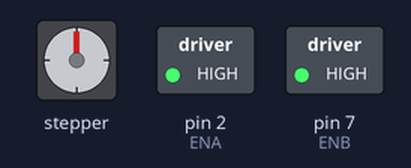
A sketch run on a simulated Arduino Uno, built with avr-gcc and run on an emulated ATmega328P. Shown: stepper motor, switched loads named in the sketch (green lamp = pin HIGH). Wiring (inferred from the names in the program): stepper motor (2048 steps per turn assumed): coils pin 3, pin 6, pin 4, pin 5. Pins used as bus, display or sensor lines are not drawn.

Above: at 0.1 s.
At 1.8 s:
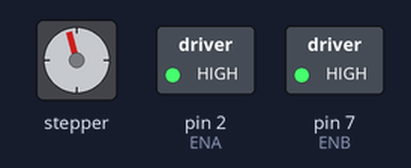
At 3.6 s:
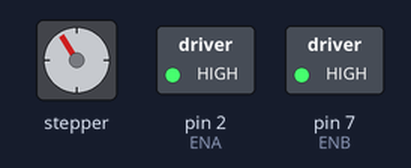
At 4.2 s:
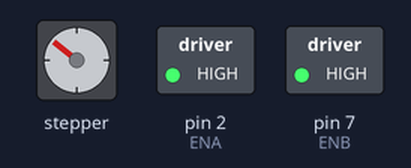
At 8.1 s:
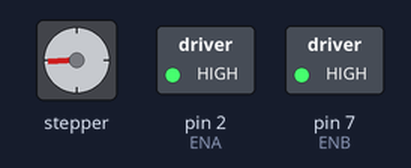
At 8.6 s:
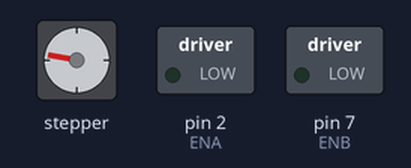
Timing chart, 0 to 10.1 s (numbered marks = the images above):
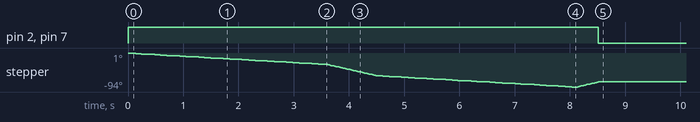

The sketch:

step_motor.ino
```cpp
/*
 * Driving a 5V stepper motor using Keyes L298N Dual Motor Driver;
 * Chienline @2015;
 */

const int ENA = 2;
const int IN1 = 3;
const int IN2 = 4;
const int ENB = 7;
const int IN4 = 5;
const int IN3 = 6;
//const int ledPin = 13;

void setup()
{
  pinMode(ENA,OUTPUT);
  pinMode(IN1,OUTPUT);
  pinMode(IN2,OUTPUT);
  pinMode(ENB,OUTPUT);
  pinMode(IN3,OUTPUT);
  pinMode(IN4,OUTPUT);
  //pinMode(ledPin,OUTPUT);
  //digitalWrite(ledPin, LOW);

  //delay is used to control the speed, the lower the faster.
  //reverse(step,delay);
  reverse(180,20);
  reverse(180,5);
  reverse(180,20);


  //forward(step,delay);
  forward(80,5);
}

void loop()
{
}

void reverse(int i, int j) {

  // set both motors ON
  digitalWrite(ENA, HIGH);
  digitalWrite(ENB, HIGH);

  while (1)   {
    digitalWrite(IN1, 0);
    digitalWrite(IN2, 1);
    digitalWrite(IN3, 0);
    digitalWrite(IN4, 1);
    delay(j);
    i--;
    if (i < 1) break;

    digitalWrite(IN1, 0);
    digitalWrite(IN2, 1);
    digitalWrite(IN3, 1);
    digitalWrite(IN4, 0);
    delay(j);
    i--;
    if (i < 1) break;

    digitalWrite(IN1, 1);
    digitalWrite(IN2, 0);
    digitalWrite(IN3, 1);
    digitalWrite(IN4, 0);
    delay(j);
    i--;
    if (i < 1) break;

    digitalWrite(IN1, 1);
    digitalWrite(IN2, 0);
    digitalWrite(IN3, 0);
    digitalWrite(IN4, 1);
    delay(j);
    i--;
    if (i < 1) break;
  }

  // set both motors OFF
  digitalWrite(ENA, LOW);
  digitalWrite(ENB, LOW);

}  // end reverse()

void forward(int i, int j) {

  // Set both motors ON
  digitalWrite(ENA, HIGH);
  digitalWrite(ENB, HIGH);

  while (1)   {
    digitalWrite(IN1, 0);
    digitalWrite(IN2, 1);
    digitalWrite(IN3, 0);
    digitalWrite(IN4, 1);
    delay(j);
    i--;
    if (i < 1) break;

    digitalWrite(IN1, 1);
    digitalWrite(IN2, 0);
    digitalWrite(IN3, 0);
    digitalWrite(IN4, 1);
    delay(j);
    i--;
    if (i < 1) break;

    digitalWrite(IN1, 1);
    digitalWrite(IN2, 0);
    digitalWrite(IN3, 1);
    digitalWrite(IN4, 0);
    delay(j);
    i--;
    if (i < 1) break;

    digitalWrite(IN1, 0);
    digitalWrite(IN2, 1);
    digitalWrite(IN3, 1);
    digitalWrite(IN4, 0);
    delay(j);
    i--;
    if (i < 1) break;
  }

  // set both motors OFF
  digitalWrite(ENA, LOW);
  digitalWrite(ENB, LOW);

}  // end forward()
```
